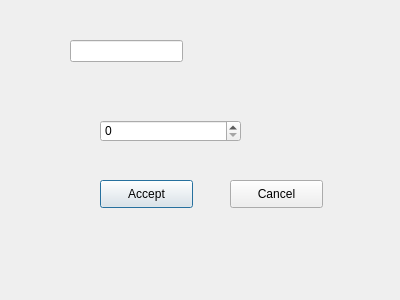
<?xml version="1.0" encoding="UTF-8"?>
<ui version="4.0">
 <class>Dialog</class>
 <widget class="QDialog" name="Dialog">
  <property name="geometry">
   <rect>
    <x>0</x>
    <y>0</y>
    <width>400</width>
    <height>300</height>
   </rect>
  </property>
  <property name="windowTitle">
   <string>Dialog</string>
  </property>
  <widget class="QLineEdit" name="hostin">
   <property name="geometry">
    <rect>
     <x>70</x>
     <y>40</y>
     <width>113</width>
     <height>22</height>
    </rect>
   </property>
  </widget>
  <widget class="QSpinBox" name="spinBox">
   <property name="geometry">
    <rect>
     <x>100</x>
     <y>120</y>
     <width>141</width>
     <height>22</height>
    </rect>
   </property>
  </widget>
  <widget class="QPushButton" name="acceptbu">
   <property name="geometry">
    <rect>
     <x>100</x>
     <y>180</y>
     <width>93</width>
     <height>28</height>
    </rect>
   </property>
   <property name="text">
    <string>Accept</string>
   </property>
  </widget>
  <widget class="QPushButton" name="cancelbu">
   <property name="geometry">
    <rect>
     <x>230</x>
     <y>180</y>
     <width>93</width>
     <height>28</height>
    </rect>
   </property>
   <property name="text">
    <string>Cancel</string>
   </property>
  </widget>
 </widget>
 <resources/>
 <connections/>
</ui>
